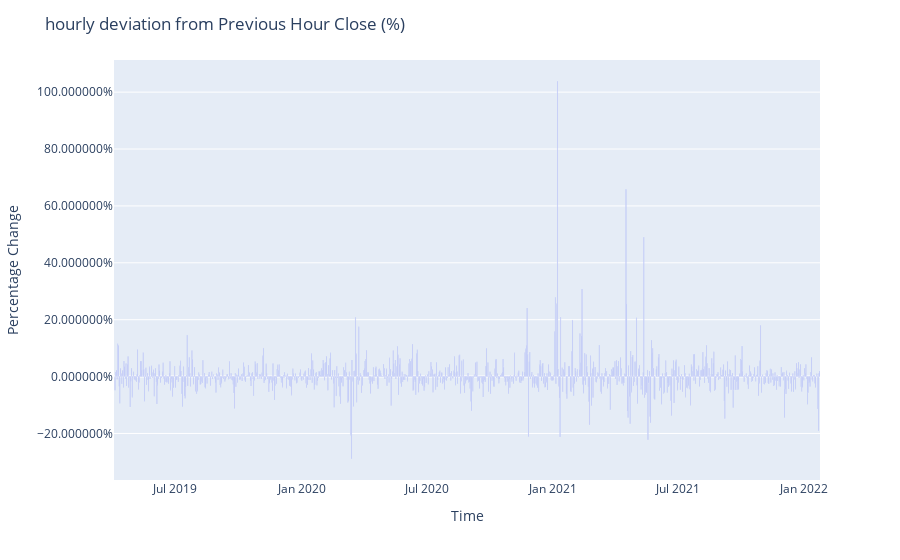

The notebook cell saved with this chart:
### Markdown cell above
#### Price change - Daily from Previous Day

### Code cell
# the "MS" option specifies dailyfrequency by Start day
btc_daily= btc_df[["Close"]].resample("D").mean()
#btc_daily= btc_df["Close"][btc_df.index > "2022-01-01"].resample("D").mean()

# relative deviation from the overall mean
hourly_mean_diff = btc_daily.pct_change()

# Plot the change 
fig = px.bar(hourly_mean_diff)

fig.update_layout(
    yaxis_title="Percentage Change", 
    yaxis_tickformat = '%',
    xaxis_title="Time",
    title="hourly deviation from Previous Hour Close (%)",
    showlegend=False,
)
fig.show()

### Figure 1 — Plotly figure (JSON) as saved in the notebook; plotly's stock layout.template omitted (floating-point values rounded to 4 significant figures; data arrays with more than 128 entries replaced by an {"elided": "..."} marker saying what was removed)
{"data": [{"alignmentgroup": "True", "hovertemplate": "variable=Close<br>Close time=%{x}<br>value=%{y}<extra></extra>", "legendgroup": "Close", "marker": {"color": "#636efa"}, "name": "Close", "offsetgroup": "Close", "orientation": "v", "showlegend": true, "textposition": "auto", "type": "bar", "x": {"elided": "1028 str values"}, "xaxis": "x", "y": {"elided": "1028 float values"}, "yaxis": "y"}], "layout": {"barmode": "relative", "legend": {"title": {"text": "variable"}, "tracegroupgap": 0}, "margin": {"t": 60}, "showlegend": false, "title": {"text": "hourly deviation from Previous Hour Close (%)"}, "xaxis": {"anchor": "y", "domain": [0, 1], "title": {"text": "Time"}}, "yaxis": {"anchor": "x", "domain": [0, 1], "tickformat": "%", "title": {"text": "Percentage Change"}}}}
